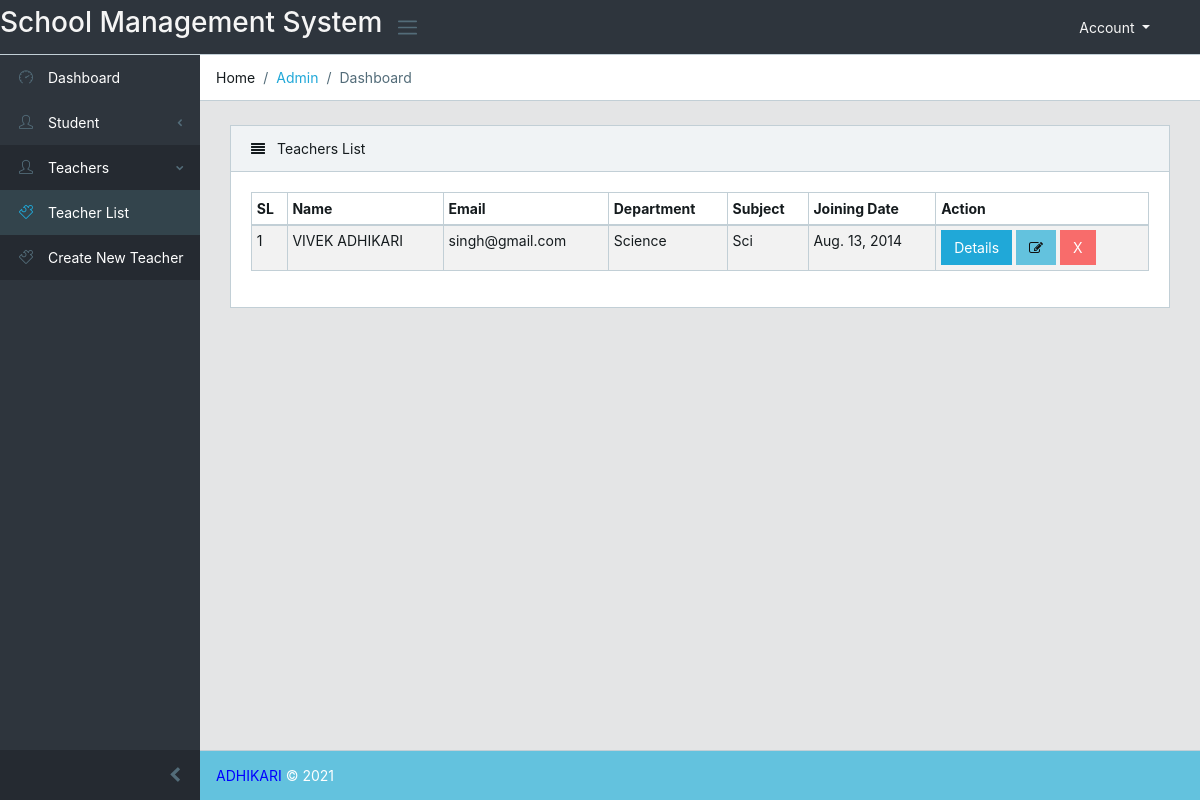
The app's page /teachers/allteachers/, older data.
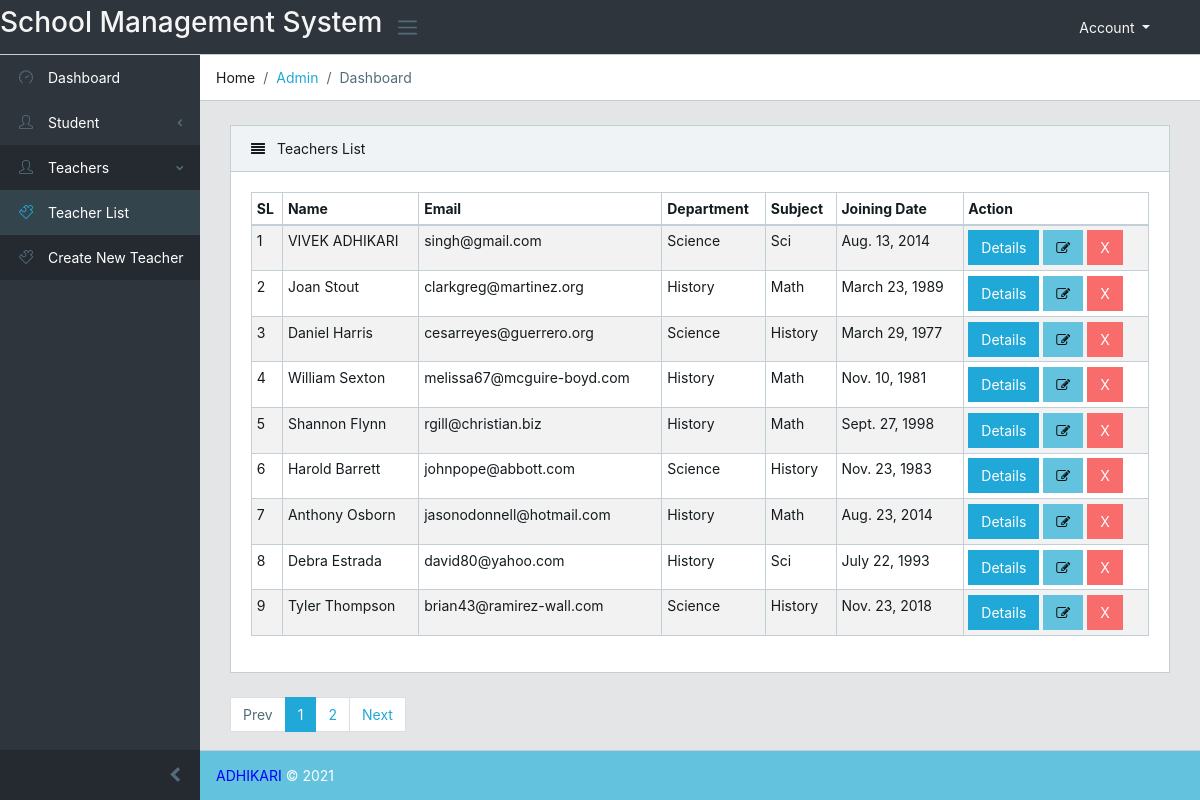
The same page, newer data.
### teachers/models.py (models this page shows, shortened)
class TeacherInfo(models.Model):
    name = models.CharField(max_length=100)
    email = models.EmailField(unique=True)
    age = models.IntegerField()
    gender_choice = (
        ("male", "Male"),
        ("Female", "Female"),
    )
    gender = models.CharField(choices=gender_choice, max_length=10)
    teacher_img = models.ImageField(upload_to='photos/%Y/%m/%d/')
    passing_year = models.CharField(max_length=100)
    joining_date = models.DateField()
    dept_type = models.ForeignKey(TeacherDeptInfo, on_delete=models.CASCADE)
    sub_type = models.ForeignKey(TeacherSubInfo, on_delete=models.CASCADE)
    salary = models.IntegerField()

class TeacherDeptInfo(models.Model):
    dept_name = models.CharField(max_length=50)
    def __str__(self):
        return self.dept_name

class TeacherSubInfo(models.Model):
    sub_name = models.CharField(max_length=50)
    def __str__(self):
        return self.sub_name

### teachers/views.py (the view)
# urls.py: path('allteachers/', views.teacher_list, name='teacher_list'),
def teacher_list(request):
    teachers = TeacherInfo.objects.all().order_by('id')
    paginator = Paginator(teachers, 9)
    page = request.GET.get('page')
    paged_teachers = paginator.get_page(page)
    context = {
        "teachers": paged_teachers
    }
    return render(request, "teachers/teacher_list.html", context)

### templates/teachers/teacher_list.html (shortened to what this page needs)
{% extends 'base/base.html' %}
{% load static %}
{% block content %}
<div class="row">
    <div class="col-lg-12">
        <div class="card">
            <div class="card-header">
                <i class="fa fa-align-justify"></i> Teachers List</div>
            <div class="card-body">
                <table class="table table-responsive-sm table-bordered table-striped table-sm">
                    <thead>
                        <tr>
                            <th>SL</th>
                            <th>Name</th>
                            <th>Email</th>
                            <th>Department</th>
                            <th>Subject</th>
                            <th>Joining Date</th>
                            <th>Action</th>
                        </tr>
                    </thead>
                    <tbody>
                        {% for teacher in teachers %}
                            <tr>
                                <td>{{ teacher.id }}</td>
                                <td>{{ teacher.name }}</td>
                                <td>{{ teacher.email }}</td>
                                <td>{{ teacher.dept_type }}</td>
                                <td>{{ teacher.sub_type }}</td>
                                <td>{{ teacher.joining_date }}</td>
                                <td>
                                    <a href="{% url 'single_teacher' teacher.id %}">
                                        <button type="button" class="btn btn-primary">Details</button>
                                    </a>
                                    <a href="{% url 'edit_teacher' teacher.id %}">
                                        <button type="button" class="btn btn-info"><i class="fa fa-edit"></i></button>
                                    </a>
                                    <a href="{% url 'delete_teacher' teacher.id %}">
                                        <button type="button" class="btn btn-danger">X</button>
                                    </a>
                                </td>
                            </tr>
                        {% endfor %}
                    </tbody>
                </table>
            </div>
        </div>
    </div>
</div>
<div class="row">
    <div class="col-md-12">
        {% if teachers.has_other_pages %}
            <ul class="pagination">
                {% if teachers.has_previous %}
                    <li class="page-item">
                        <a href="?page={{teachers.previous_page_number}}" class="page-link">Prev</a>
                    </li>
                {% else %}
                    <li class="page-item disabled">
                        <a class="page-link">Prev</a>
                    </li>
                {% endif %}
                {% for i in teachers.paginator.page_range %}
                    {% if teachers.number == i %}
                        <li class="page-item active">
                            <a class="page-link">{{ i }}</a>
                        </li>
                    {% else %}
                        <li class="page-item">
                            <a href="?page={{ i }}" class="page-link">{{ i }}</a>
                        </li>
                    {% endif %}
                {% endfor %}
                {% if teachers.has_next %}
                    <li class="page-item">
                        <a href="?page={{teachers.next_page_number}}" class="page-link">Next</a>
                    </li>
                {% else %}
                    <li class="page-item disabled">
                        <a class="page-link">Next</a>
                    </li>
                {% endif %}
            </ul>
        {% endif %}
    </div>
</div>
{% endblock %}

### templates/base/base.html (shortened to what this page needs)
<!DOCTYPE html>
<html lang="en">
{% include 'base/header.html' %}
<body class="app header-fixed sidebar-fixed aside-menu-fixed aside-menu-hidden">
{% include 'base/navbar.html' %}
<div class="app-body">
    {% include 'base/sidebar.html' %}
    <main class="main">
        {% include 'base/breadcrumb.html' %}
        <div class="container-fluid">
            <div class="animated fadeIn">
                {% block content %}
                {% endblock %}
            </div>
        </div>
    </main>
</div>
{% include 'base/footer.html' %}
</body>
</html>

### templates/base/header.html (shortened to what this page needs)
{% load static %}
<head>
    <link href="{% static 'dist/vendors/css/font-awesome.min.css' %}" rel="stylesheet">
    <link href="{% static 'dist/vendors/css/simple-line-icons.min.css' %}" rel="stylesheet">
    <link href="{% static 'dist/css/style.css' %}" rel="stylesheet">
</head>

### templates/base/navbar.html (shortened to what this page needs)
{% load static %}
<header class="app-header navbar" style="background-color: #2e353d; color: whitesmoke">
    <h2>School Management System</h2>
    <button class="navbar-toggler sidebar-toggler d-md-down-none" type="button">
        <span class="navbar-toggler-icon"></span>
    </button>
    <ul class="nav navbar-nav ml-auto" >
        <li class="nav-item dropdown">
            <a class="dropdown-toggle" data-toggle="dropdown" href="#" role="button"
               aria-haspopup="true" aria-expanded="false" style="color: whitesmoke">Account
            </a>
        </li>
    </ul>
    <button class="navbar-toggler aside-menu-toggler" type="button">
    </button>
</header>

### templates/base/sidebar.html (shortened to what this page needs)
{% load static %}
<div class="sidebar" style="background-color: #2e353d">
    <nav class="sidebar-nav">
        <ul class="nav">
            <li class="nav-item">
                <a class="nav-link" href="{% url 'home' %}"><i class="icon-speedometer"></i> Dashboard</a>
            </li>
            <li class="nav-item nav-dropdown">
                <a class="nav-link nav-dropdown-toggle" href="#">
                    <i class="nav-icon icon-user"></i> Student</a>
            </li>
            <li class="nav-item nav-dropdown">
                <a class="nav-link nav-dropdown-toggle" href="#">
                    <i class="nav-icon icon-user"></i> Teachers</a>
                <ul class="nav-dropdown-items">
                    <li class="nav-item">
                        <a class="nav-link" href="{% url 'teacher_list' %}">
                            <i class="nav-icon icon-puzzle"></i> Teacher List</a>
                    </li>
                    <li class="nav-item">
                        <a class="nav-link" href="{% url 'create_teacher' %}">
                            <i class="nav-icon icon-puzzle"></i> Create New Teacher</a>
                    </li>
                </ul>
            </li>
        </ul>
    </nav>
    <button class="sidebar-minimizer brand-minimizer" type="button"></button>
</div>

### templates/base/breadcrumb.html (shortened to what this page needs)
{% load static %}
<ol class="breadcrumb">
    <li class="breadcrumb-item">Home</li>
    <li class="breadcrumb-item"><a href="#">Admin</a></li>
    <li class="breadcrumb-item active">Dashboard</li>
</ol>

### templates/base/asidebar.html (shortened to what this page needs)
{% load static %}

### templates/base/footer.html (shortened to what this page needs)
<footer class="app-footer bg-info">
    <span><a style="color: blue">ADHIKARI</a> © 2021</span>
</footer>

### templates/base/js.html (shortened to what this page needs)
{% load static %}

Row changes from the older to the newer data that the page shows:
added TeacherInfo: id "2", name "Joan Stout", email "clarkgreg@martinez.org", dept_type "History", sub_type "Math", joining_date "March 23, 1989"
added TeacherInfo: id "3", name "Daniel Harris", email "cesarreyes@guerrero.org", dept_type "Science", sub_type "History", joining_date "March 29, 1977"
added TeacherInfo: id "4", name "William Sexton", email "melissa67@mcguire-boyd.com", dept_type "History", sub_type "Math", joining_date "Nov. 10, 1981"
added TeacherInfo: id "5", name "Shannon Flynn", email "rgill@christian.biz", dept_type "History", sub_type "Math", joining_date "Sept. 27, 1998"
added TeacherInfo: id "6", name "Harold Barrett", email "johnpope@abbott.com", dept_type "Science", sub_type "History", joining_date "Nov. 23, 1983"
added TeacherInfo: id "7", name "Anthony Osborn", email "jasonodonnell@hotmail.com", dept_type "History", sub_type "Math", joining_date "Aug. 23, 2014"
added TeacherInfo: id "8", name "Debra Estrada", email "david80@yahoo.com", dept_type "History", sub_type "Sci", joining_date "July 22, 1993"
added TeacherInfo: id "9", name "Tyler Thompson", email "brian43@ramirez-wall.com", dept_type "Science", sub_type "History", joining_date "Nov. 23, 2018"
Text that changed along with them:
text now shown: "Prev Next"
new list line: "1"
new list line: "2"
